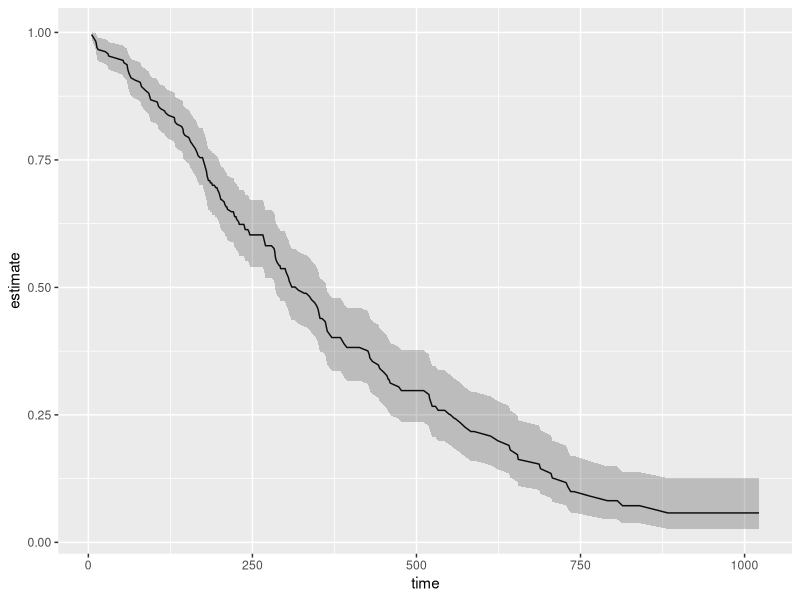
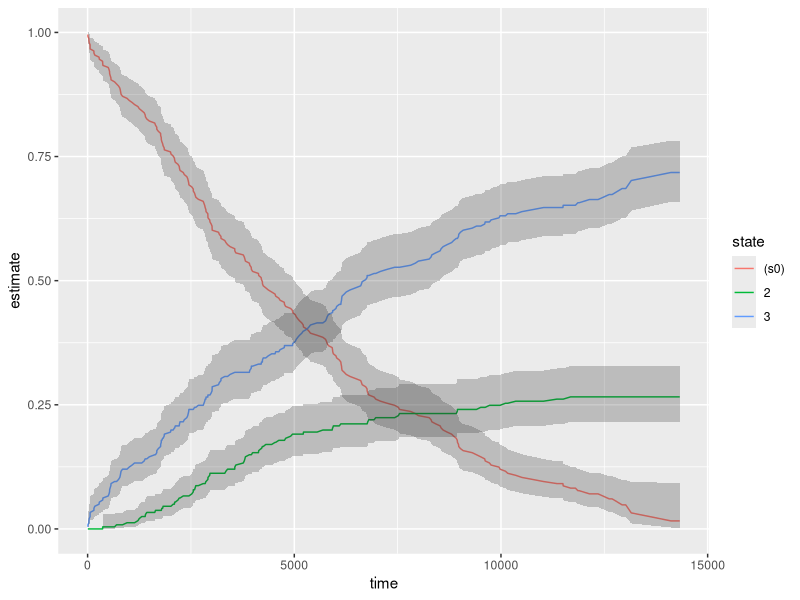

Generate these figures, in order, with R:
# r2py crawler metadata
# package: broom
# source_type: rd_example
# topic: glance.survfit.Rd
# source_file: C:\Users\bened\AppData\Local\R\win-library\4.5\broom\help
# lines: 33

suppressPackageStartupMessages(library(broom))
if (rlang::is_installed(c("survival", "ggplot2"))) withAutoprint({ # examplesIf

# load libraries for models and data
library(survival)

# fit model
cfit <- coxph(Surv(time, status) ~ age + sex, lung)
sfit <- survfit(cfit)

# summarize model fit with tidiers + visualization
tidy(sfit)
glance(sfit)

library(ggplot2)

ggplot(tidy(sfit), aes(time, estimate)) +
  geom_line() +
  geom_ribbon(aes(ymin = conf.low, ymax = conf.high), alpha = .25)

# multi-state
fitCI <- survfit(Surv(stop, status * as.numeric(event), type = "mstate") ~ 1,
  data = mgus1, subset = (start == 0)
)

td_multi <- tidy(fitCI)

td_multi

ggplot(td_multi, aes(time, estimate, group = state)) +
  geom_line(aes(color = state)) +
  geom_ribbon(aes(ymin = conf.low, ymax = conf.high), alpha = .25)
}) # examplesIf
